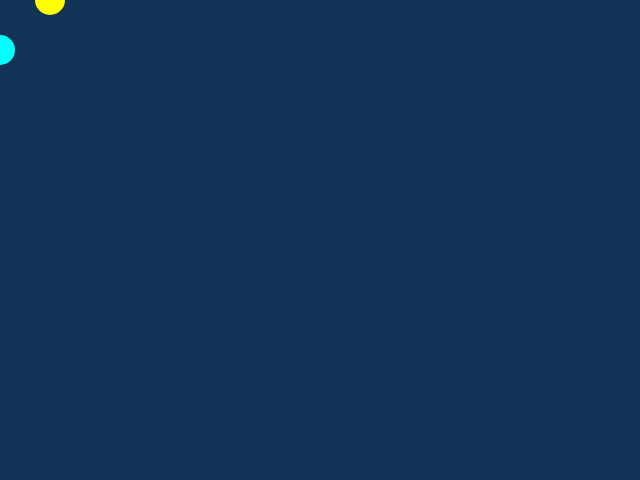
Frame 1 (no input)
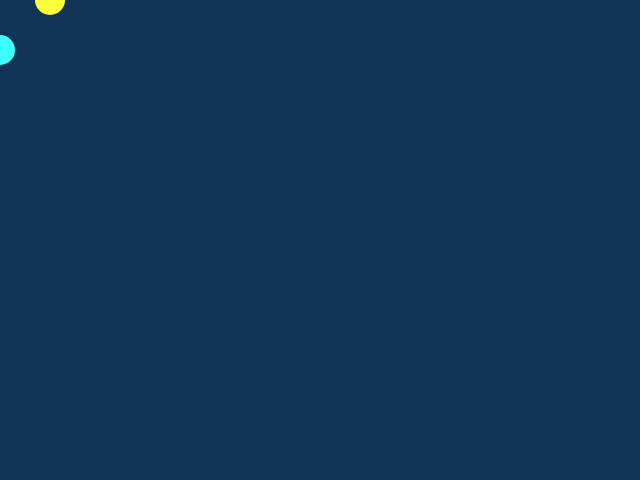
Frame 60 (no input)
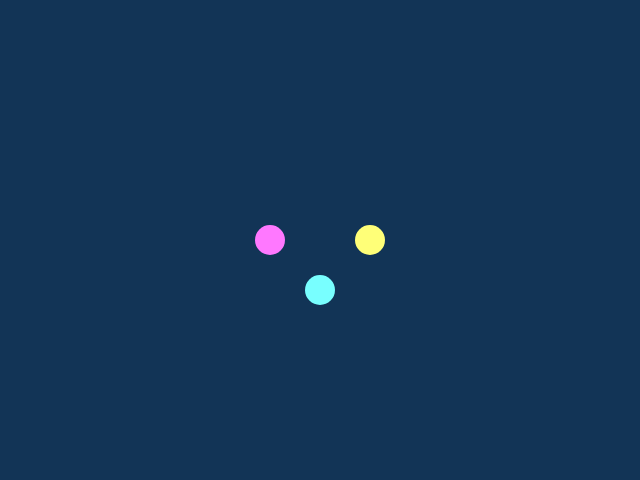
Frame 120 (the mouse pressed at the canvas centre since frame 60)

The p5.js sketch that drew these frames (run headless with seeded random() and noise() and a simulated clock; from frame 60 on, the mouse is pressed at the canvas centre):

// p5.js sketch
// ── sketch.js
function setup() {
    createCanvas(640,480);   
}

function draw() {
    var start=255;
    var zero=0;
    var blue=color("#123456");
    var distance=50;
    var size=30;
	var time=frameCount%255;//variables
	
    background(blue);
    
    noStroke();
    fill(time,start,start);
    ellipse(mouseX,mouseY+distance,size,size);
       
    fill(start,time,start);
    ellipse(mouseX-distance,mouseY,size,size);
       
    fill(start,start, time);
    ellipse(mouseX+distance,mouseY,size,size);   //three dots
}
// ── week4.html
<!DOCTYPE html>
<html lang="en">
<head>
    <meta charset="UTF-8">
    <title>Week 4 - Cammy(Qing) Wan</title>
     <script src="../p5.min.js"></script>
     <script src="sketch.js"></script>
    <link href="../css/styles.css" rel="stylesheet"> 
</head>
<body>
<nav>
            <ul>
                <li><a href="../index.html">Homepage</a></li>
                
            </ul>
        </nav> 
    <h2>Assignment 4<br> Cammy(Qing) Wan</h2>
</body>
</html>
